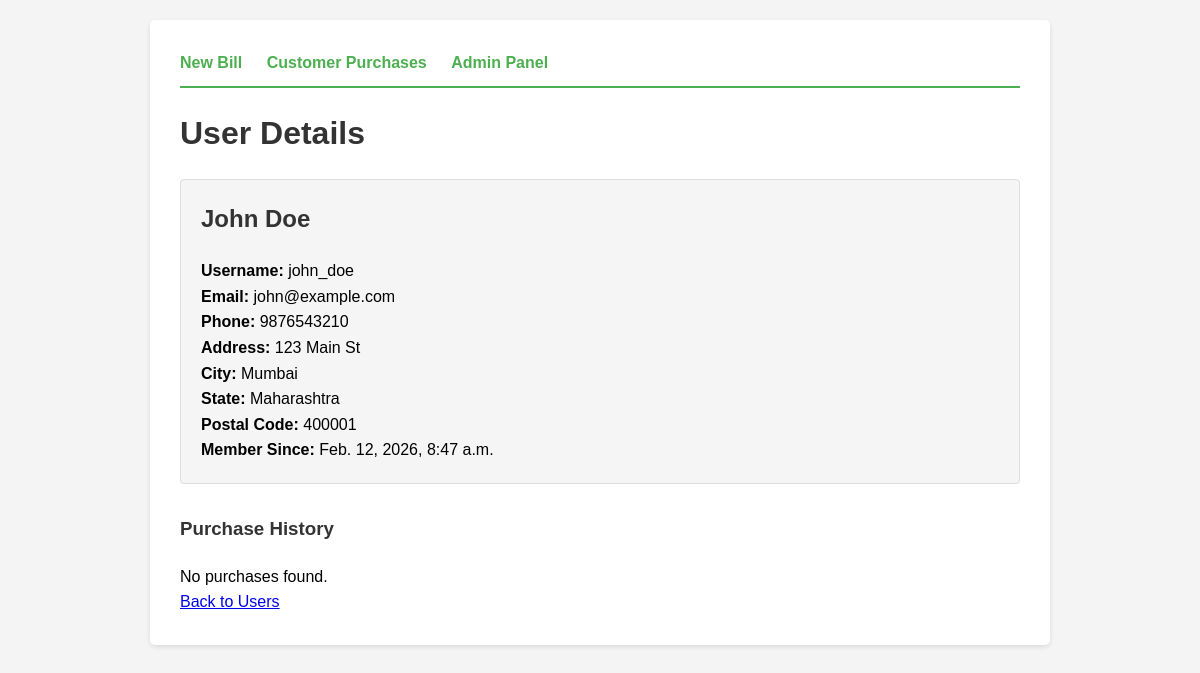
Page /user/4/ on the committed database.
### billing/models.py (models this page shows, shortened)
class UserProfile(models.Model):
    user = models.OneToOneField(User, on_delete=models.CASCADE, related_name='profile')
    phone = models.CharField(max_length=20, blank=True)
    address = models.TextField(blank=True)
    city = models.CharField(max_length=100, blank=True)
    state = models.CharField(max_length=100, blank=True)
    postal_code = models.CharField(max_length=10, blank=True)
    created_at = models.DateTimeField(auto_now_add=True)
    updated_at = models.DateTimeField(auto_now=True)

### billing/views.py (the view)
# urls.py: path('user/<int:user_id>/', views.user_detail, name='user_detail'),
def user_detail(request, user_id):
    user_profile = get_object_or_404(UserProfile, user_id=user_id)
    bills = Bill.objects.filter(customer_email=user_profile.user.email).prefetch_related('items__product')
    return render(request, 'billing/user_detail.html', {
        'user_profile': user_profile,
        'bills': bills
    })

### templates/billing/user_detail.html (shortened to what this page needs)
{% extends 'base.html' %}
{% block content %}
<h1>User Details</h1>
<div style="margin-bottom: 30px; padding: 20px; background-color: #f5f5f5; border: 1px solid #ddd; border-radius: 4px;">
    <h2>{{ user_profile.user.first_name }} {{ user_profile.user.last_name }}</h2>
    <p><strong>Username:</strong> {{ user_profile.user.username }}</p>
    <p><strong>Email:</strong> {{ user_profile.user.email }}</p>
    <p><strong>Phone:</strong> {{ user_profile.phone }}</p>
    <p><strong>Address:</strong> {{ user_profile.address }}</p>
    <p><strong>City:</strong> {{ user_profile.city }}</p>
    <p><strong>State:</strong> {{ user_profile.state }}</p>
    <p><strong>Postal Code:</strong> {{ user_profile.postal_code }}</p>
    <p><strong>Member Since:</strong> {{ user_profile.created_at }}</p>
</div>
<h3>Purchase History</h3>
{% if bills %}
<ul>
    {% for bill in bills %}
    <li>
        <a href="/bill/{{ bill.id }}/">Bill #{{ bill.id }}</a> — ₹{{ bill.rounded_net_price }} — {{ bill.created_at }}
    </li>
    {% endfor %}
</ul>
{% else %}
<p>No purchases found.</p>
{% endif %}
<a href="/users/">Back to Users</a>
{% endblock %}

### templates/base.html (style rules this page uses)
* { margin: 0; padding: 0; box-sizing: border-box; }
body { font-family: Arial, sans-serif; line-height: 1.6; padding: 20px; background-color: #f4f4f4; }
h1, h2, h3 { margin-bottom: 20px; color: #333; }

### rows in the picture
UserProfile: user.first_name "John", user.last_name "Doe", user.username "john_doe", user.email "john@example.com", phone "9876543210", address "123 Main St", city "Mumbai", state "Maharashtra", postal_code "400001", created_at "Feb. 12, 2026, 8:47 a.m."
